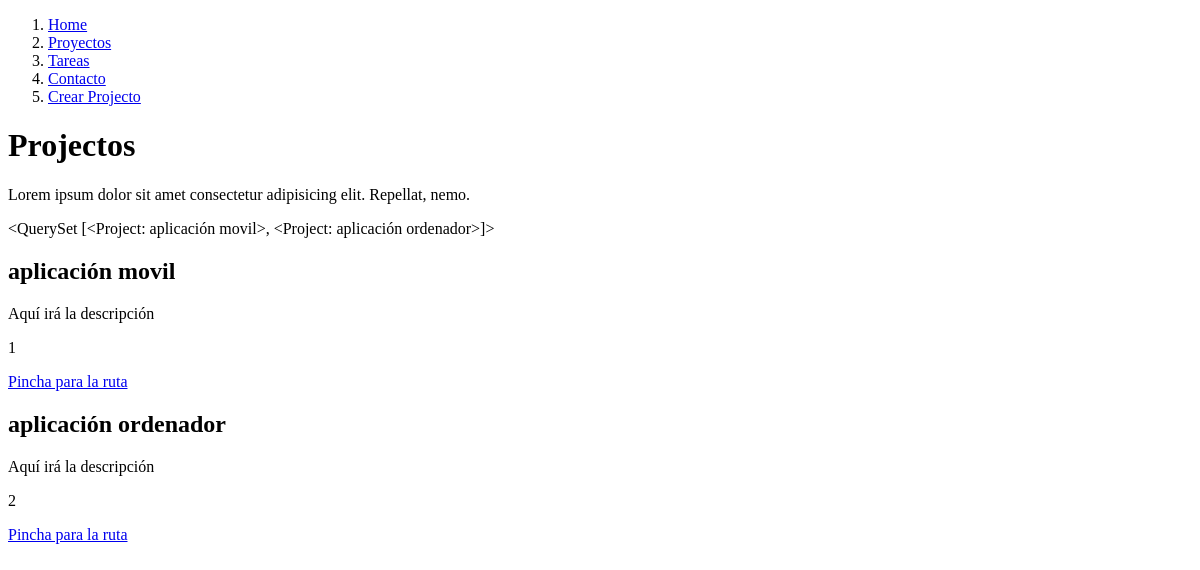
The app's page /project/, older data.
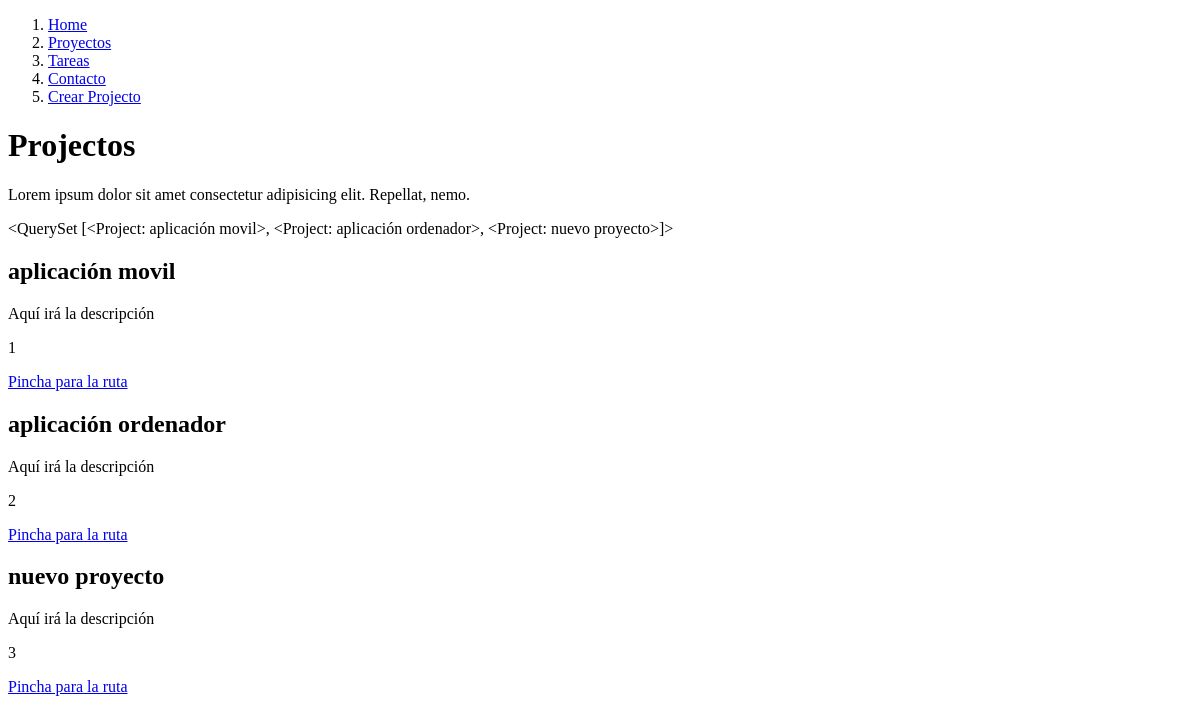
The same page, newer data.
### myapp/models.py (models this page shows)
class Project(models.Model):
    name = models.CharField(max_length=200) # Le estámos indicando que vamos a crear una columna "name" y que dentro va a contener una caja de texto que como máximo va a tener 200 caracteres
    def __str__(self):
        return self.name #Incluimos aquí el self.name para que así podamos ver los nombres de los proyectos en lugar de prokect object

### myapp/views.py (the view)
# urls.py: path('project/', views.project, name="project"),
def project(resquest):
    projects = Project.objects.all()
    return render(resquest, "pages/project.html", {
        'projects' : projects
    })

### myapp/templates/pages/project.html (shortened to what this page needs)
<!DOCTYPE html>
<html lang="es">
<head>
</head>
<body>
    {% extends 'layout/header.html' %}
    {% block content %}
        <h1>Projectos</h1>
        <p>Lorem ipsum dolor sit amet consectetur adipisicing elit. Repellat, nemo.</p>
        {{projects}}
        {% for project in projects%}
    <div>
        <h2>{{ project.name}}</h2>
        <p>Aquí irá la descripción</p>
        <p>{{ project.id }}</p>
        <a href="{% url 'project_detail' project.id %}">Pincha para la ruta</a>
    </div>
        {% endfor %}
    {% endblock %}

Row changes from the older to the newer data that the page shows:
computed for Project "aplicación movil": name.name "<QuerySet [<Project: aplicación movil>, <Project: aplicación ordenador>]>" → "<QuerySet [<Project: aplicación movil>, <Project: aplicación ordenador>, <Project: nuevo proyecto>]>"
added Project: name "nuevo proyecto", id "3"
